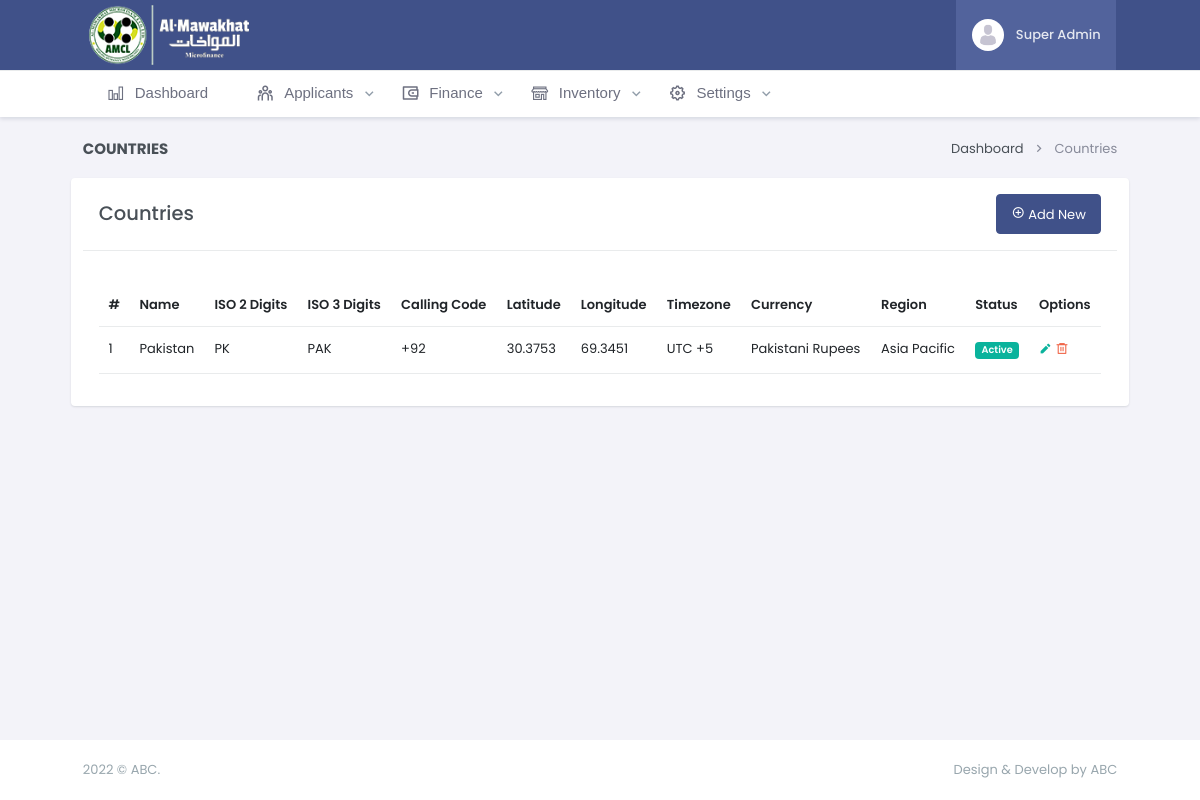
Page /countries (signed in) on the committed database.
### settings/models.py (models this page shows, shortened)
class Country(models.Model):
    STAUTS_CHOICES = (
        (1, 'Active'),
        (2, 'Inactive'),
    )
    status = models.IntegerField(choices=STAUTS_CHOICES, default=1)
    name = models.CharField(max_length=50)
    iso2digit = models.CharField(max_length=2)
    iso3digit = models.CharField(max_length=3)
    calling_code = models.CharField(max_length=10)
    latitude = models.CharField(max_length=20)
    longitude = models.CharField(max_length=20)
    timezone = models.CharField(max_length=50)
    currency = models.ForeignKey(Currency, on_delete=models.CASCADE)
    region = models.ForeignKey(Region, on_delete=models.CASCADE, related_name='regions')
    class Meta:
        verbose_name = 'Country'
        verbose_name_plural = 'Countries'
        db_table = 'Countries'

class Currency(models.Model):
    STAUTS_CHOICES = (
        (1, 'Active'),
        (2, 'Inactive'),
    )
    POSITION_CHOICES = (
        (1, 'Before'),
        (2, 'After'),
    )
    status = models.IntegerField(choices=STAUTS_CHOICES, default=1)
    name = models.CharField(max_length=30)
    code = models.CharField(max_length=5)
    symbol = models.CharField(max_length=20)
    position = models.IntegerField(choices=POSITION_CHOICES)
    fractional_units = models.CharField(max_length=20)
    class Meta:
        verbose_name = 'Currency'
        verbose_name_plural = 'Currencies'
        db_table = 'Currencies'
    def __str__(self):
        return self.name

class Region(models.Model):
    STAUTS_CHOICES = (
        (1, 'Active'),
        (2, 'Inactive'),
    )
    status = models.IntegerField(choices=STAUTS_CHOICES, default=1)
    name = models.CharField(max_length=50)
    code_digit = models.CharField(max_length=10)
    code_alpha = models.CharField(max_length=10)
    class Meta:
        verbose_name = 'Region'
        verbose_name_plural = 'Regions'
        db_table = 'Regions'
    def __str__(self):
        return self.name

### settings/views.py (the view, shortened to what this page needs)
# urls.py: path('countries', countries, name='countries'),
@login_required
def countries(request):
    countries = Country.objects.all()
    form = CountryForm()
    context = {
        'countries' : countries,
        'form' : form,
    }
    return render(request, 'settings/countries.html', context)

### templates/settings/countries.html (shortened to what this page needs)
{% extends 'base.html' %} {% load static %} {% load crispy_forms_tags %}
{% block body %}
<div class="row">
    <div class="col-12">
        <div class="page-title-box d-sm-flex align-items-center justify-content-between">
            <h4 class="mb-sm-0">Countries</h4>
            <div class="page-title-right">
                <ol class="breadcrumb m-0">
                    <li class="breadcrumb-item"><a href="{% url 'settings:dashboard' %}">Dashboard</a></li>
                    <li class="breadcrumb-item active">Countries</li>
                </ol>
            </div>
        </div>
    </div>
</div>
<div class="row">
    <div class="card">
        <div class="card-header d-sm-flex align-items-center justify-content-between">
            <h4 class="mb-sm-0">Countries</h4>
            <button type="button" class="btn btn-primary" data-bs-toggle="modal" data-bs-target="#addCountryModal"><i
                    class="ri-add-circle-line"></i> Add New</button>
        </div>
        <div class="card-body mt-3">
            {% if countries|length %}
            <div class=" table-responsive">
                <table class="table">
                    <thead>
                        <tr>
                            <th>#</th>
                            <th>Name</th>
                            <th>ISO 2 Digits</th>
                            <th>ISO 3 Digits</th>
                            <th>Calling Code</th>
                            <th>Latitude</th>
                            <th>Longitude</th>
                            <th>Timezone</th>
                            <th>Currency</th>
                            <th>Region</th>
                            <th>Status</th>
                            <th>Options</th>
                        </tr>
                    </thead>
                    <tbody>
                        {% for i in countries %}
                        <tr>
                            <td scope="row">{{forloop.counter}}</td>
                            <td>{{i.name}}</td>
                            <td>{{i.iso2digit}}</td>
                            <td>{{i.iso3digit}}</td>
                            <td>{{i.calling_code}}</td>
                            <td>{{i.latitude}}</td>
                            <td>{{i.longitude}}</td>
                            <td>{{i.timezone}}</td>
                            <td>{{i.currency}}</td>
                            <td>{{i.region}}</td>
                            <td>
                                {% if i.status == 1 %}
                                <span class="badge bg-success">{{i.get_status_display}}</span>
                                {% else %}
                                <span class="badge bg-danger">{{i.get_status_display}}</span>
                                {% endif %}
                            </td>
                            <td>
                                <a href="{% url 'settings:update-country' i.id %}" class="text-success">
                                    <i class="ri-pencil-fill"></i>
                                </a>
                                <a type="button" class="text-danger delete-btn" data-bs-toggle="modal"
                                    data-bs-target="#DeleteCountryModal" data-id="{{i.id}}" data-name="{{i.name}}"><i
                                        class="ri-delete-bin-6-line"></i></a>
                            </td>
                        </tr>
                        {% endfor %}
                    </tbody>
                </table>
            </div>
            {% else %}
            <div class="card-header">
                <h4 class="text-center">No record found</h4>
            </div>
            {% endif %}
        </div>
    </div>
</div>
{% endblock body %}

### templates/base.html (shortened to what this page needs)
{% load static %}
<!doctype html>
<html lang="en" data-layout="horizontal" data-layout-style="" data-layout-position="fixed" data-topbar="dark">
<head>
    <link href="{% static 'libs/jsvectormap/css/jsvectormap.min.css' %}" rel="stylesheet" type="text/css" />
    <link rel="stylesheet" href="{% static 'libs/dropzone/dropzone.css' %}" type="text/css" />
    <link rel="stylesheet" href="{% static 'libs/filepond/filepond.min.css' %}" type="text/css" />
    <link rel="stylesheet"
        href="{% static 'libs/filepond-plugin-image-preview/filepond-plugin-image-preview.min.css' %}">
    <link href="https://cdn.jsdelivr.net/npm/select2@4.1.0-rc.0/dist/css/select2.min.css" rel="stylesheet" />
    <link href="{% static 'css/bootstrap.min.css' %}" rel="stylesheet" type="text/css" />
    <link href="{% static 'css/icons.min.css' %}" rel="stylesheet" type="text/css" />
    <link href="{% static 'css/app.min.css' %}" rel="stylesheet" type="text/css" />
    <link href="{% static 'css/custom.min.css' %}" rel="stylesheet" type="text/css" />
    <link href="{% static 'libs/sweetalert2/sweetalert2.min.css' %}" rel="stylesheet" type="text/css" />
</head>
<body>
    <div id="layout-wrapper">
        <header id="page-topbar">
            <div class="layout-width">
                <div class="navbar-header">
                    <div class="d-flex">
                        <div class="navbar-brand-box horizontal-logo">
                            <a href="{% url 'settings:dashboard' %}" class="logo logo-light">
                                <span class="logo-lg">
                                    <img src="{% static 'images/logo-light.png' %}" alt="" height="60">
                                </span>
                            </a>
                        </div>
                    </div>
                    <div class="d-flex align-items-center">
                        <div class="dropdown ms-sm-3 header-item topbar-user">
                            <button type="button" class="btn" id="page-header-user-dropdown" data-bs-toggle="dropdown"
                                aria-haspopup="true" aria-expanded="false">
                                <span class="d-flex align-items-center">
                                    <img class="rounded-circle header-profile-user"
                                        src="{% static 'images/users/avatar.jpg' %}" alt="Header Avatar">
                                    <span class="text-start ms-xl-2">
                                        <span
                                            class="d-none d-xl-inline-block ms-1 fw-medium user-name-text">{{request.user.first_name}}
                                            {{request.user.last_name}}</span>
                                    </span>
                                </span>
                            </button>
                        </div>
                    </div>
                </div>
            </div>
        </header>
        <div class="app-menu navbar-menu">
            <div id="scrollbar">
                <div class="container-fluid">
                    <ul class="navbar-nav" id="navbar-nav">
                        <li class="nav-item">
                            <a class="nav-link" href="{% url 'settings:dashboard' %}" aria-expanded="false"
                                aria-controls="sidebarDashboards">
                                <i class="las la-chart-bar"></i> <span data-key="t-dashboards">Dashboard</span>
                            </a>
                        </li>
                        <li class="nav-item">
                            <a class="nav-link" href="{% url 'settings:dashboard' %}" data-bs-toggle="collapse"
                                role="button" aria-expanded="false" aria-controls="sidebarDashboards">
                                <i class=" ri-team-line"></i> <span data-key="t-dashboards">Applicants</span>
                            </a>
                        </li>
                        <li class="nav-item">
                            <a class="nav-link" href="#" data-bs-toggle="collapse" role="button" aria-expanded="false"
                                aria-controls="sidebarDashboards">
                                <i class="ri-wallet-3-line"></i> <span data-key="t-dashboards">Finance</span>
                            </a>
                        </li>
                        <li class="nav-item">
                            <a class="nav-link" data-bs-toggle="collapse" role="button" aria-expanded="false"
                                aria-controls="sidebarDashboards">
                                <i class="las la-store-alt"></i> <span data-key="t-dashboards">Inventory</span>
                            </a>
                        </li>
                        <li class="nav-item">
                            <a class="nav-link" data-bs-toggle="collapse" role="button" aria-expanded="false"
                                aria-controls="sidebarDashboards">
                                <i class=" ri-settings-5-line"></i> <span data-key="t-dashboards">Settings</span>
                            </a>
                        </li>
                    </ul>
                </div>
            </div>
        </div>
    </div>
    <div class="main-content">
        <div class="page-content">
            <div class="container-fluid">
                {% block body %} {% endblock body %}
            </div>
        </div>
        <footer class="footer">
            <div class="container-fluid">
                <div class="row">
                    <div class="col-sm-6">
                         © ABC.
                    </div>
                    <div class="col-sm-6">
                        <div class="text-sm-end d-none d-sm-block">
                            Design & Develop by ABC
                        </div>
                    </div>
                </div>
            </div>
        </footer>
    </div>
</body>
</html>

### rows in the picture
Country: name "Pakistan", iso2digit "PK", iso3digit "PAK", calling_code "+92", latitude "30.3753", longitude "69.3451", timezone "UTC +5", currency "Pakistani Rupees", region "Asia Pacific", status "Active"

### other values in the picture
{{ request.user.first_name }} "Super"
{{ request.user.last_name }} "Admin"
